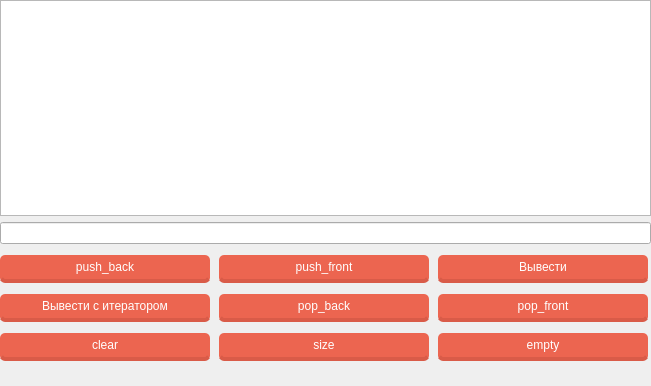
<?xml version="1.0" encoding="UTF-8"?>
<ui version="4.0">
 <class>MainWindow</class>
 <widget class="QMainWindow" name="MainWindow">
  <property name="geometry">
   <rect>
    <x>0</x>
    <y>0</y>
    <width>651</width>
    <height>386</height>
   </rect>
  </property>
  <property name="windowTitle">
   <string>MainWindow</string>
  </property>
  <widget class="QWidget" name="centralwidget">
   <widget class="QWidget" name="layoutWidget">
    <property name="geometry">
     <rect>
      <x>0</x>
      <y>0</y>
      <width>651</width>
      <height>361</height>
     </rect>
    </property>
    <layout class="QVBoxLayout" name="verticalLayout_7">
     <item>
      <layout class="QVBoxLayout" name="verticalLayout_4">
       <item>
        <layout class="QHBoxLayout" name="horizontalLayout_5"/>
       </item>
       <item>
        <layout class="QVBoxLayout" name="verticalLayout_5">
         <item>
          <widget class="QTextBrowser" name="output_2"/>
         </item>
        </layout>
       </item>
      </layout>
     </item>
     <item>
      <widget class="QLineEdit" name="pushLine"/>
     </item>
     <item>
      <layout class="QHBoxLayout" name="horizontalLayout_8">
       <item>
        <widget class="QPushButton" name="push">
         <property name="styleSheet">
          <string notr="true">float: rigth;
margin-right: 3%;
margin-top: 5px;
border-radius: 5px;
-moz-border-radius: 5px;
-webkit-border-radius: 5px;
padding: 5px 9px;
font-size: 1.2em;
background-color: rgba(236, 101, 80, 1);
text-shadow: #4545545 0 0 2px;
border-bottom: 4px solid rgba(217, 91, 72, 1);
color: white;
font-family: 'Roboto Slab', serif;</string>
         </property>
         <property name="text">
          <string>push_back</string>
         </property>
        </widget>
       </item>
       <item>
        <widget class="QPushButton" name="pop">
         <property name="styleSheet">
          <string notr="true">float: rigth;
margin-right: 3%;
margin-top: 5px;
border-radius: 5px;
-moz-border-radius: 5px;
-webkit-border-radius: 5px;
padding: 5px 9px;
font-size: 1.2em;
background-color: rgba(236, 101, 80, 1);
text-shadow: #4545545 0 0 2px;
border-bottom: 4px solid rgba(217, 91, 72, 1);
color: white;
font-family: 'Roboto Slab', serif;</string>
         </property>
         <property name="text">
          <string>push_front</string>
         </property>
        </widget>
       </item>
       <item>
        <widget class="QPushButton" name="erase_2">
         <property name="styleSheet">
          <string notr="true">float: rigth;
margin-right: 3%;
margin-top: 5px;
border-radius: 5px;
-moz-border-radius: 5px;
-webkit-border-radius: 5px;
padding: 5px 9px;
font-size: 1.2em;
background-color: rgba(236, 101, 80, 1);
text-shadow: #4545545 0 0 2px;
border-bottom: 4px solid rgba(217, 91, 72, 1);
color: white;
font-family: 'Roboto Slab', serif;</string>
         </property>
         <property name="text">
          <string>Вывести</string>
         </property>
        </widget>
       </item>
      </layout>
     </item>
     <item>
      <layout class="QVBoxLayout" name="verticalLayout_6">
       <item>
        <layout class="QHBoxLayout" name="horizontalLayout_6">
         <item>
          <widget class="QPushButton" name="erase_3">
           <property name="styleSheet">
            <string notr="true">float: rigth;
margin-right: 3%;
margin-top: 5px;
border-radius: 5px;
-moz-border-radius: 5px;
-webkit-border-radius: 5px;
padding: 5px 9px;
font-size: 1.2em;
background-color: rgba(236, 101, 80, 1);
text-shadow: #4545545 0 0 2px;
border-bottom: 4px solid rgba(217, 91, 72, 1);
color: white;
font-family: 'Roboto Slab', serif;</string>
           </property>
           <property name="text">
            <string>Вывести c итератором</string>
           </property>
          </widget>
         </item>
         <item>
          <widget class="QPushButton" name="empty">
           <property name="styleSheet">
            <string notr="true">float: rigth;
margin-right: 3%;
margin-top: 5px;
border-radius: 5px;
-moz-border-radius: 5px;
-webkit-border-radius: 5px;
padding: 5px 9px;
font-size: 1.2em;
background-color: rgba(236, 101, 80, 1);
text-shadow: #4545545 0 0 2px;
border-bottom: 4px solid rgba(217, 91, 72, 1);
color: white;
font-family: 'Roboto Slab', serif;</string>
           </property>
           <property name="text">
            <string>pop_back</string>
           </property>
          </widget>
         </item>
         <item>
          <widget class="QPushButton" name="size">
           <property name="styleSheet">
            <string notr="true">float: rigth;
margin-right: 3%;
margin-top: 5px;
border-radius: 5px;
-moz-border-radius: 5px;
-webkit-border-radius: 5px;
padding: 5px 9px;
font-size: 1.2em;
background-color: rgba(236, 101, 80, 1);
text-shadow: #4545545 0 0 2px;
border-bottom: 4px solid rgba(217, 91, 72, 1);
color: white;
font-family: 'Roboto Slab', serif;</string>
           </property>
           <property name="text">
            <string>pop_front</string>
           </property>
          </widget>
         </item>
        </layout>
       </item>
       <item>
        <layout class="QHBoxLayout" name="horizontalLayout_7">
         <item>
          <widget class="QPushButton" name="erase">
           <property name="styleSheet">
            <string notr="true">float: rigth;
margin-right: 3%;
margin-top: 5px;
border-radius: 5px;
-moz-border-radius: 5px;
-webkit-border-radius: 5px;
padding: 5px 9px;
font-size: 1.2em;
background-color: rgba(236, 101, 80, 1);
text-shadow: #4545545 0 0 2px;
border-bottom: 4px solid rgba(217, 91, 72, 1);
color: white;
font-family: 'Roboto Slab', serif;</string>
           </property>
           <property name="text">
            <string>clear</string>
           </property>
          </widget>
         </item>
         <item>
          <widget class="QPushButton" name="capacity">
           <property name="styleSheet">
            <string notr="true">float: rigth;
margin-right: 3%;
margin-top: 5px;
border-radius: 5px;
-moz-border-radius: 5px;
-webkit-border-radius: 5px;
padding: 5px 9px;
font-size: 1.2em;
background-color: rgba(236, 101, 80, 1);
text-shadow: #4545545 0 0 2px;
border-bottom: 4px solid rgba(217, 91, 72, 1);
color: white;
font-family: 'Roboto Slab', serif;</string>
           </property>
           <property name="text">
            <string>size</string>
           </property>
          </widget>
         </item>
         <item>
          <widget class="QPushButton" name="capacity_2">
           <property name="styleSheet">
            <string notr="true">float: rigth;
margin-right: 3%;
margin-top: 5px;
border-radius: 5px;
-moz-border-radius: 5px;
-webkit-border-radius: 5px;
padding: 5px 9px;
font-size: 1.2em;
background-color: rgba(236, 101, 80, 1);
text-shadow: #4545545 0 0 2px;
border-bottom: 4px solid rgba(217, 91, 72, 1);
color: white;
font-family: 'Roboto Slab', serif;</string>
           </property>
           <property name="text">
            <string>empty</string>
           </property>
          </widget>
         </item>
        </layout>
       </item>
      </layout>
     </item>
     <item>
      <layout class="QHBoxLayout" name="horizontalLayout_2"/>
     </item>
    </layout>
   </widget>
  </widget>
  <widget class="QMenuBar" name="menubar">
   <property name="geometry">
    <rect>
     <x>0</x>
     <y>0</y>
     <width>651</width>
     <height>26</height>
    </rect>
   </property>
  </widget>
 </widget>
 <resources/>
 <connections/>
</ui>
